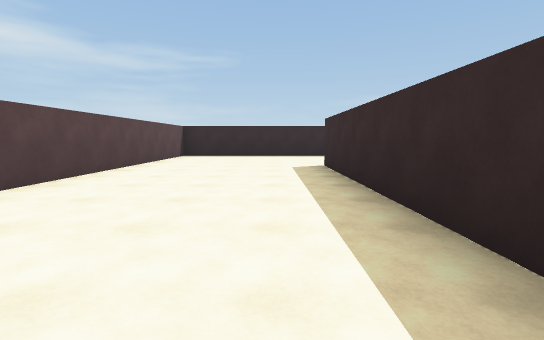
View 1 (above)

20 first-person views from a walk through a Unity game level. The camera is 1.3 m above the floor, tilts 6° down and sees 85° across. The floor is counted in squares, 2 m on a side. Each view is taken from the middle of a square. On the plan, view 1 faces up. The plan holds only what a view shows up to about 9 squares ahead; the rest is blank. The player character is not drawn.

View 2
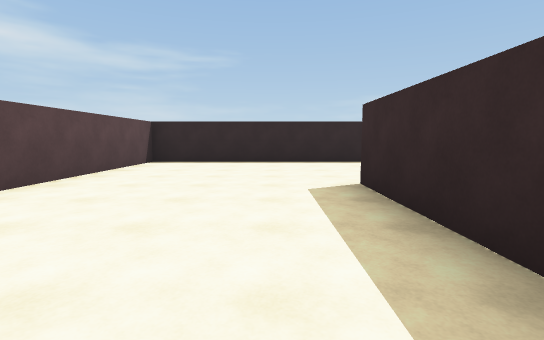

View 3
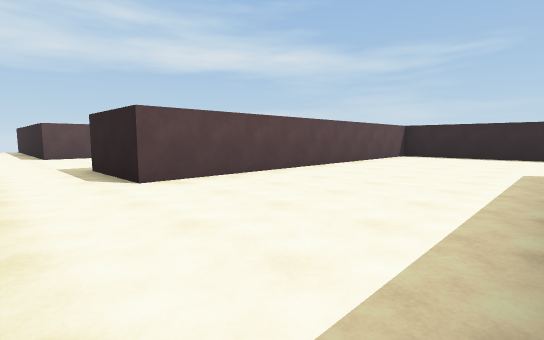

View 4
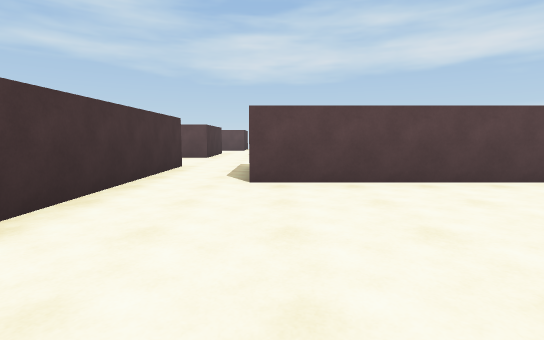

View 5
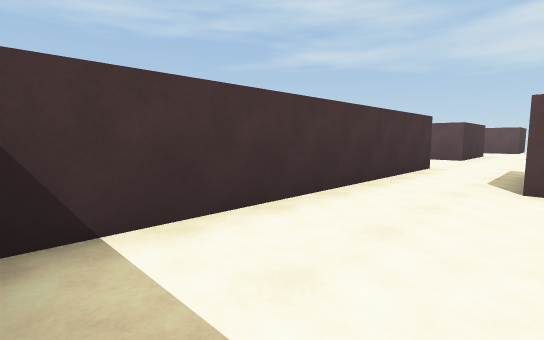

View 6
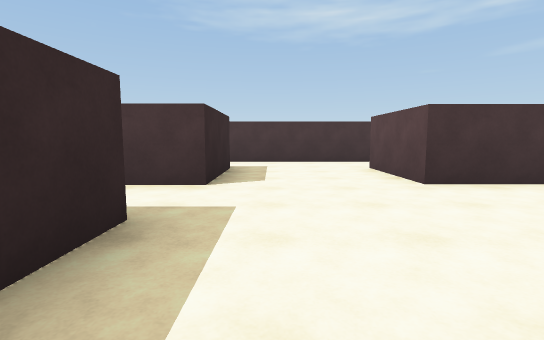

View 7
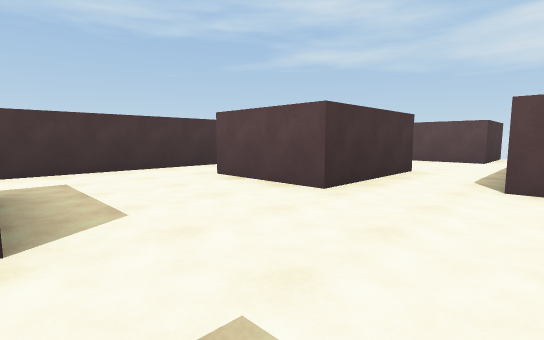

View 8
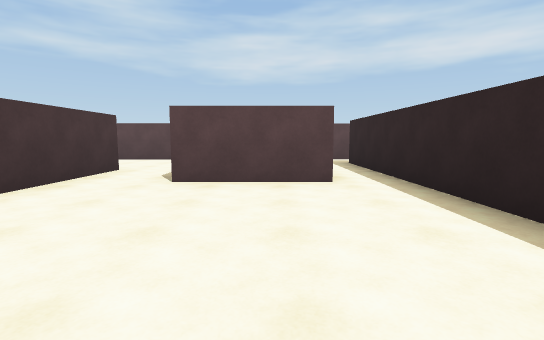

View 9
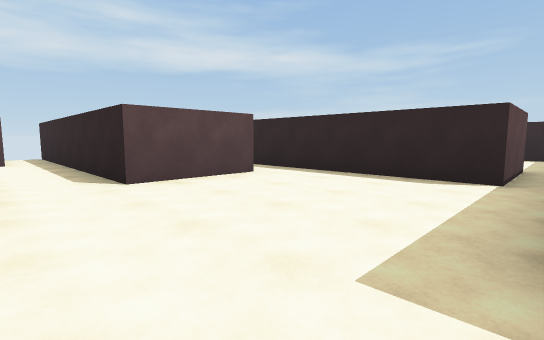

View 10
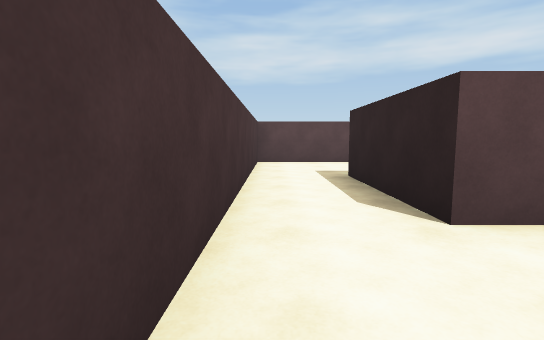

View 11
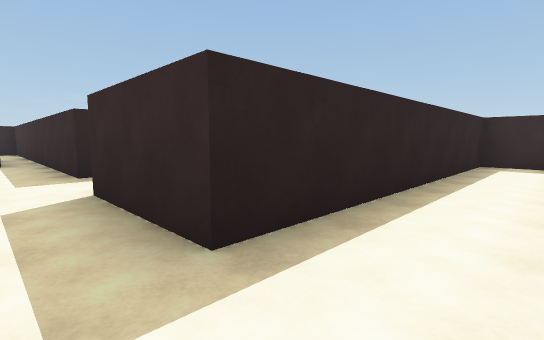

View 12
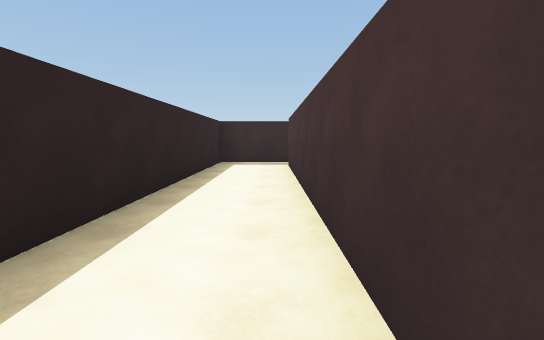

View 13
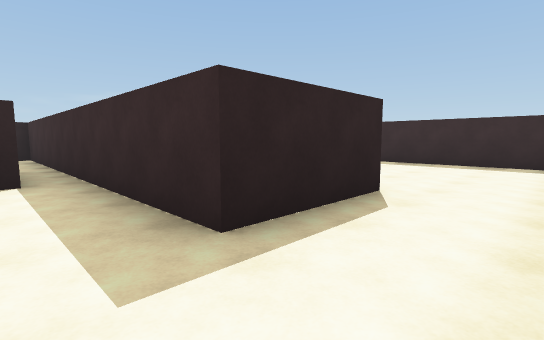

View 14
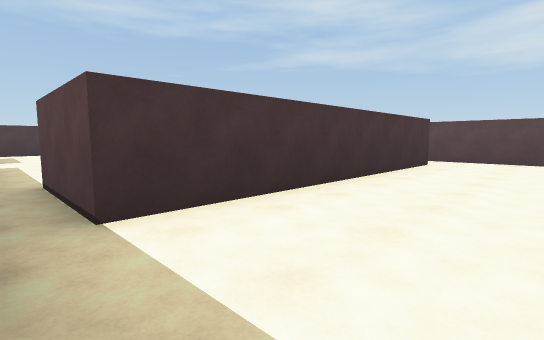

View 15
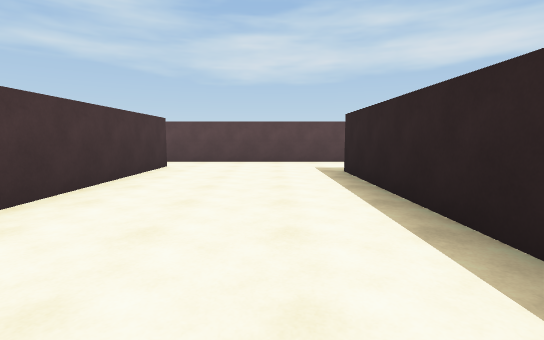

View 16
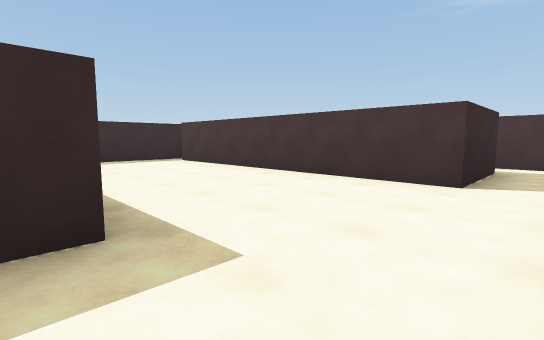

View 17
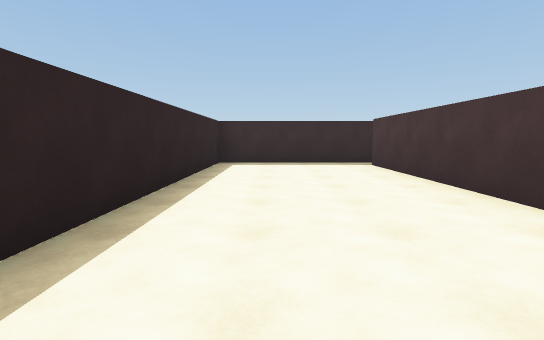

View 18
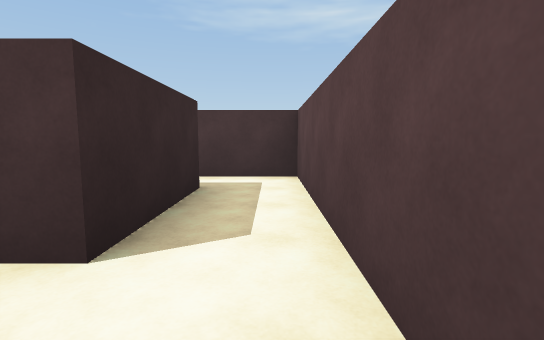

View 19
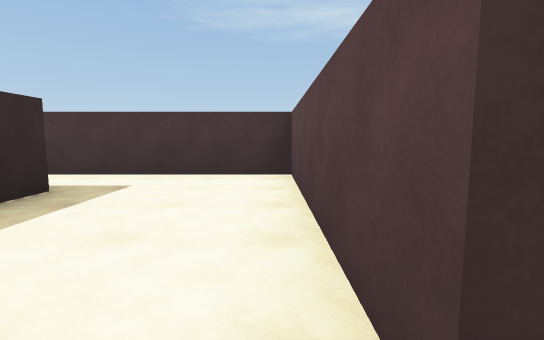

View 20
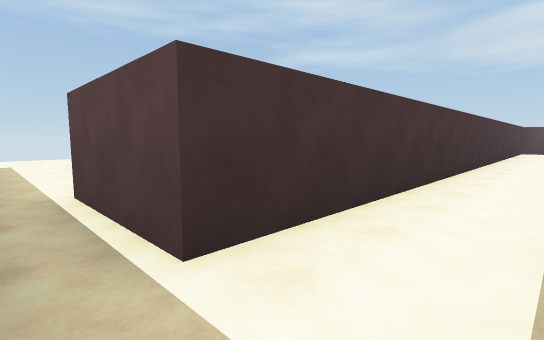

### Floor plan
Ten units are one square. View 1 is at (0, 0); x grows to the right and y downward. Boxes are objects, and circles mark ways between rooms. Rooms are numbered by the first view taken in them; rooms with no view inside come last. Other rooms are left out.
<svg viewBox="-179 -145 210 219">
<path fill="none" stroke="#000" d="M13 -4 13 -74M26 -114 -34 -114 -34 -17M-34 1 10 1M-122 1 -92 1 -92 26 -122 26 -122 19M-34 -17 -58 -17 -58 -74M-104 -40 -104 -15 -174 -15M-66 -75 -66 -51 -140 -51M-172 -5 -154 -5 -154 44 3 44 3 69M13 45 13 26 -61 26 -61 1 -34 1M-140 -51 -140 -75 -66 -75M-154 -121 -154 -39 -136 -39M-58 -74 -58 -114 -129 -114M-129 -114 -129 -120"/>
<circle cx="-45" cy="-5" r="3" fill="#2a7"/>
<circle cx="-60" cy="-80" r="3" fill="#2a7"/>
<circle cx="-145" cy="-125" r="3" fill="#2a7"/>
<text x="-10" y="-60">1</text>
<text x="-80" y="10">2</text>
<text x="-110" y="-90">3</text>
<text x="-70" y="-140">4</text>
</svg>
Room 1 opens to room 2. Room 2 opens to room 3. Room 3 opens to room 4.

Where each view was taken, in squares from view 1:
view 1: 0 up, 0 right, facing up
view 2: 3 up, 0 right, facing up
view 3: 0 up, 1 right, facing up-left
view 4: 2 up, 1 right, facing left
view 5: 2 up, 1 right, facing down-left
view 6: 4 up, 7 left, facing down
view 7: 2 up, 6 left, facing down-left
view 8: 3 up, 6 left, facing left
view 9: 0 up, 6 left, facing up-left
view 10: 4 down, 7 left, facing left
view 11: 4 down, 7 left, facing up-right
view 12: 4 down, 7 left, facing right
view 13: 0 up, 7 left, facing up-right
view 14: 10 up, 6 left, facing down-left
view 15: 10 up, 7 left, facing left
view 16: 12 up, 15 left, facing down-right
view 17: 10 up, 14 left, facing right
view 18: 9 up, 15 left, facing down
view 19: 1 up, 15 left, facing down
view 20: 3 down, 1 right, facing down-left
